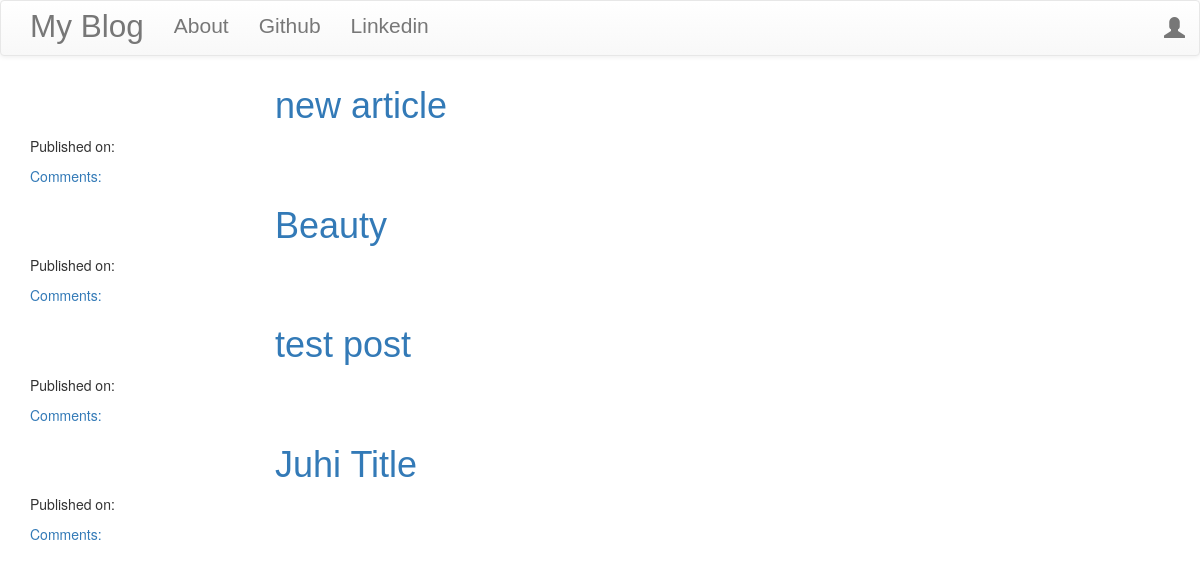
The page / on the database its author committed.
### blog/models.py (models this page shows, shortened)
class Post(models.Model):
    ''' used auth.User as at-least one valid user i.e. user himself will be present as author'''
    author = models.ForeignKey('auth.User', on_delete=models.DO_NOTHING)
    title = models.CharField(max_length=200)
    text = models.TextField()
    created_date = models.DateTimeField(default=timezone.now)
    ''' blank=True when we dont want to publish it yet '''
    ''' null=True when we dont have publication date whatsoever, leaving it empty '''
    published_date = models.DateTimeField(blank=True, null=True)
    ''' if publish button will get a hit, then that current time will be saved '''
    def publish(self):
        self.published_date = timezone.now()
        self.save()
    ''' there will be some list of comments, some will be approved and some may not '''
    ''' here filtering of comments are done on the basis of if they are approved and show them on this website '''
    ''' approved_comment is coming from Comment's class approved_comment field (as Comment is Foreign key to Post) '''
    def approve_comments(self):
        self.comments.filter(approved_comment=True)
    ''' after the post is created where should the post go ? so use get_absolute_url() '''
    ''' post should go to details page with the primary key of the post just created '''
    ''' used pk as we need to go to the specific post for which need to use pk (also used in urls.py '''
    def get_absolute_url(self):
        return reverse("post_detail", kwargs={'pk': self.pk})

### blog/views.py (the view)
# urls.py: url(r'^$', views.PostListView.as_view(), name='post_list'), # this regex is used for home-page (is also used in case user logs-out)
class PostListView(ListView):
    model = Post
    def get_queryset(self):
        return Post.objects.filter(published_date__lte=timezone.now()).order_by('-published_date')

### blog/templates/blog/post_list.html
{% extends 'blog/base.html' %}
{% block content %}
<div class="centerstage">
    {% for post in post_list %}
        <div class="post">
            <h1><a href="{% url 'post_detail' pk=post.pk %}">{{ post.title }}</a></h1>
            <div class="date">
                <p>Published on: {{ post.published|date:"DMY" }}</p>
            </div>
            <a href="{% url 'post_detail' pk=post.pk %}">Comments: {{ post.approve_comments.count }}</a>
        </div>
    {% endfor %}
</div>
{% endblock %}

### blog/static/css/blog.css (style rules this page uses)
h1 { font-family: Oak,sans-serif; color: rgba(0,0,0,0.7); position:relative; top:calc(50% - 80px); left:calc(50% - 130px); }
.loader { filter:hue-rotate(0deg); color:linear-gradient(45deg,#0f8,#08f); animation:hue 10000ms infinite linear; }
.centerstage { margin-right: auto; margin-left: auto; }

### rows shown on the page
Post: title "new article"
Post: title "Beauty"
Post: title "test post"
Post: title "Juhi Title"
